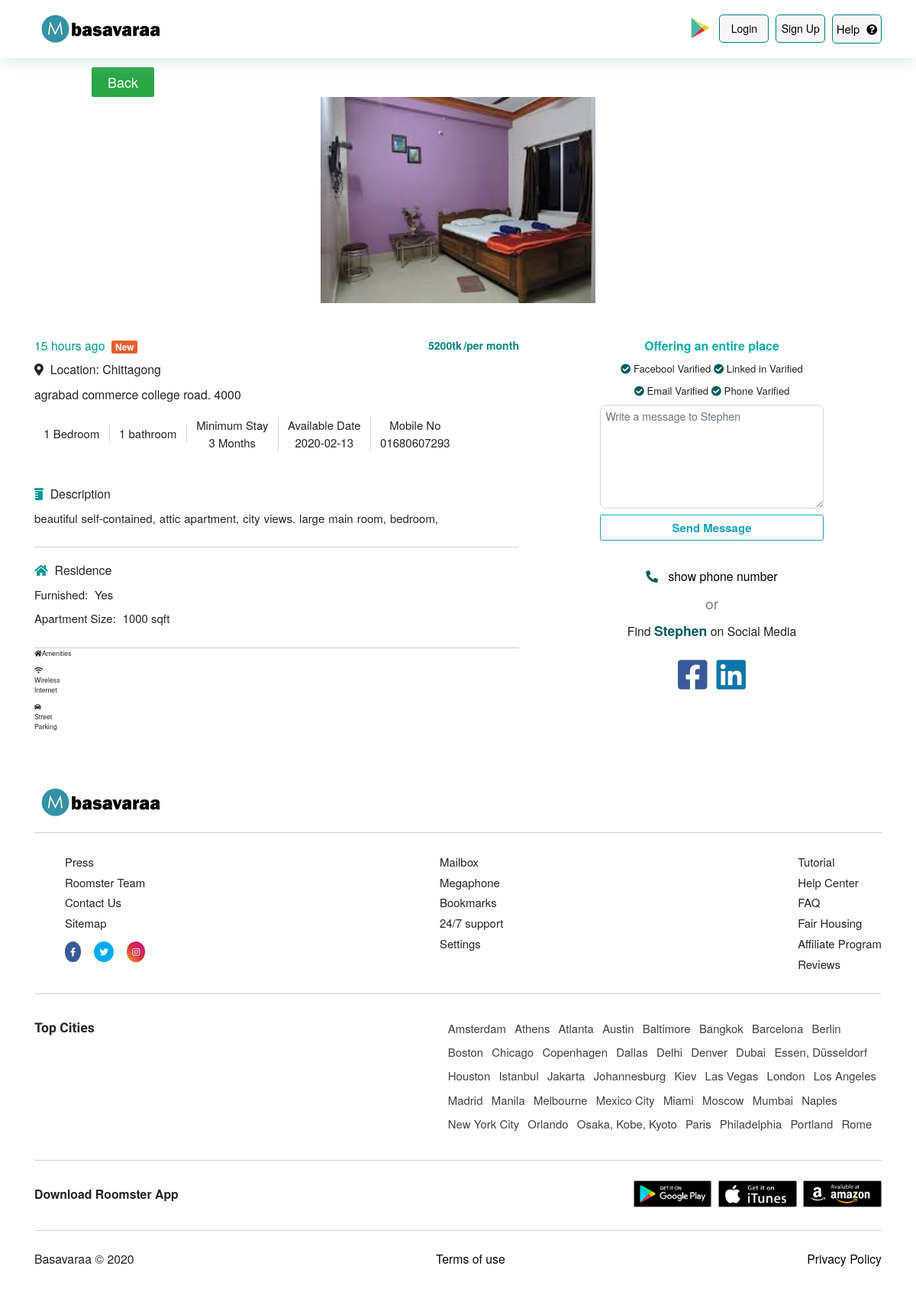
The app's page /listing-user.php?id=54 with its own data.
### tables this page shows
CREATE TABLE `room` (
  `id` int(50) NOT NULL,
  `rentType` varchar(50) NOT NULL,
  `roomInfo` varchar(191) NOT NULL,
  `date` date NOT NULL,
  `advance` varchar(50) NOT NULL,
  `rent` varchar(50) NOT NULL,
  `rentNago` varchar(50) NOT NULL,
  `division` varchar(20) NOT NULL,
  `addressDetails` varchar(191) NOT NULL,
  `bedroom` varchar(50) NOT NULL,
  `dining` varchar(50) NOT NULL,
  `drawing` varchar(50) NOT NULL,
  `kitchen` varchar(50) NOT NULL,
  `bathroom` varchar(50) NOT NULL,
  `balcony` varchar(50) NOT NULL,
  `prefer` varchar(50) NOT NULL,
  `floorNo` varchar(50) NOT NULL,
  `size` varchar(50) NOT NULL,
  `garage` varchar(50) NOT NULL,
  `emergencyEnergy` varchar(50) NOT NULL,
  `side` varchar(50) NOT NULL,
  `lift` varchar(50) NOT NULL,
  `mobile` varchar(50) NOT NULL,
  `image` varchar(191) NOT NULL
);

### listing-user.php (the view, shortened to what the rows shown need)
<!DOCTYPE html>
<html lang="en">
<head>
    <link rel="stylesheet" href="./asset/css/owl.theme.default.min.css">
    <link rel="stylesheet" href="./asset/css/owl.carousel.min.css">
    <link rel="stylesheet" href="./asset/css/bootstrap.min.css">
    <link rel="stylesheet" href="./asset/css/style.css">
</head>
<body>
    <?php
         if (isset($_GET['id'])) {
            $id = $_GET['id'];
            $conn=connectDB();
            $sql="select*from room where id='$id'";
            $result=mysqli_query($conn,$sql);
            $row=mysqli_fetch_assoc($result);
         }
     ?>
    <section class="listing__banner">
        <br>
        <br>
         <div class="text-center">
           <img src="<?=$row['image']; ?>" class="img-fluid" eight="240" width="360" alt="Image not found">
        </div>
    </section>
    <section class="user_info-section">
        <div class="container">
            <div class="user_info--content">
                <div class="row">
                    <div class="col-md-7">
                        <div class="user_info-col">
                            <div class="apartment__location-info">
                                        <br>
                                        <div class="apartment__amount">
                                            <p>
                                                <span><?=$row['rent']; ?>tk</span>
                                                <span>/per month</span>
                                            </p>
                                        </div>
                                <p class="user_info-location"><span><i
                                            class="fas fa-map-marker-alt"></i></span><span>Location:  <?=$row['division']; ?></span></p>
                                <p class="apartment_address"><span><?=$row['addressDetails']; ?></span></p>
                            </div>
                            <div class="apartment_details">
                                <p><span><?=$row['bedroom']; ?> Bedroom</span></p>
                                <p><span><?=$row['bathroom']; ?> bathroom</span></p>
                                <p><span>Available Date</span><br><span><?=$row['date']; ?></span></p>
                                <p><span>Mobile No</span><br><span><?=$row['mobile']; ?></span></p>
                            </div>
                            <div class="apartment_discription">
                                <p><span><i class="fas fa-prescription-bottle"></i></span><span>Description</span></p>
                                <p class="description-text"><?=$row['roomInfo']; ?>
                                </p>
                            </div>
                            <div class="residence">
                                <p><span>Apartment Size:</span><span><?=$row['size']; ?></span></p>
                            </div>
                        </div>
                    </div>
                </div>
            </div>
        </div>
    </section>
</body>
</html>

### records on screen
room: image (picture), rent "5200", division "Chittagong", addressDetails "agrabad commerce college road. 4000", bedroom "1", bathroom "1", date "2020-02-13", mobile "01680607293", roomInfo "beautiful self-contained, attic apartment, city views. large main room, bedroom,", size "1000 sqft"
